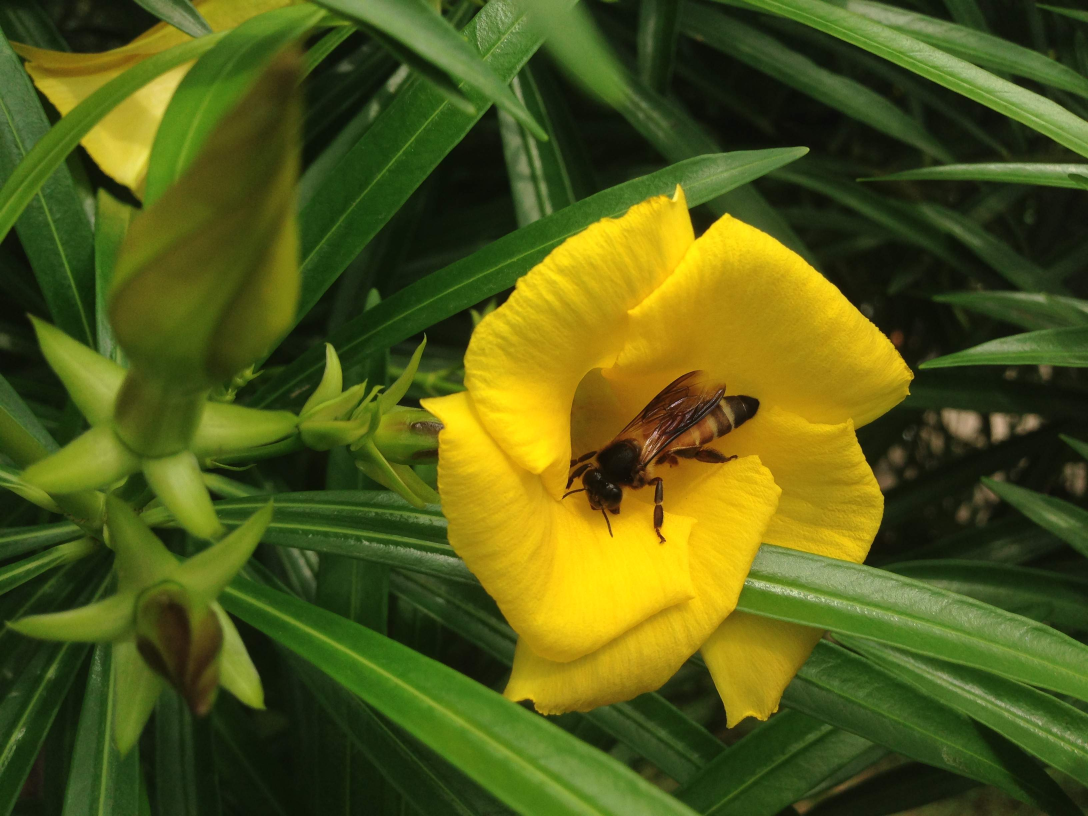
#> input picture untitled/next/IMG_0433.JPG, 3264 x 2448 px (shown at 1/3 size)
$ python transformation.py
#> lines starting #> are read from the running program, lines starting #| are printed output that depends on the picture
from PIL import Image

image1= Image.open("IMG_0433.JPG")
#> image1 is the input picture: PIL image 3264x2448 RGB; mean R, G, B 82.3, 90.6, 23.3
image_rotated_right = image1.transpose(Image.FLIP_LEFT_RIGHT)
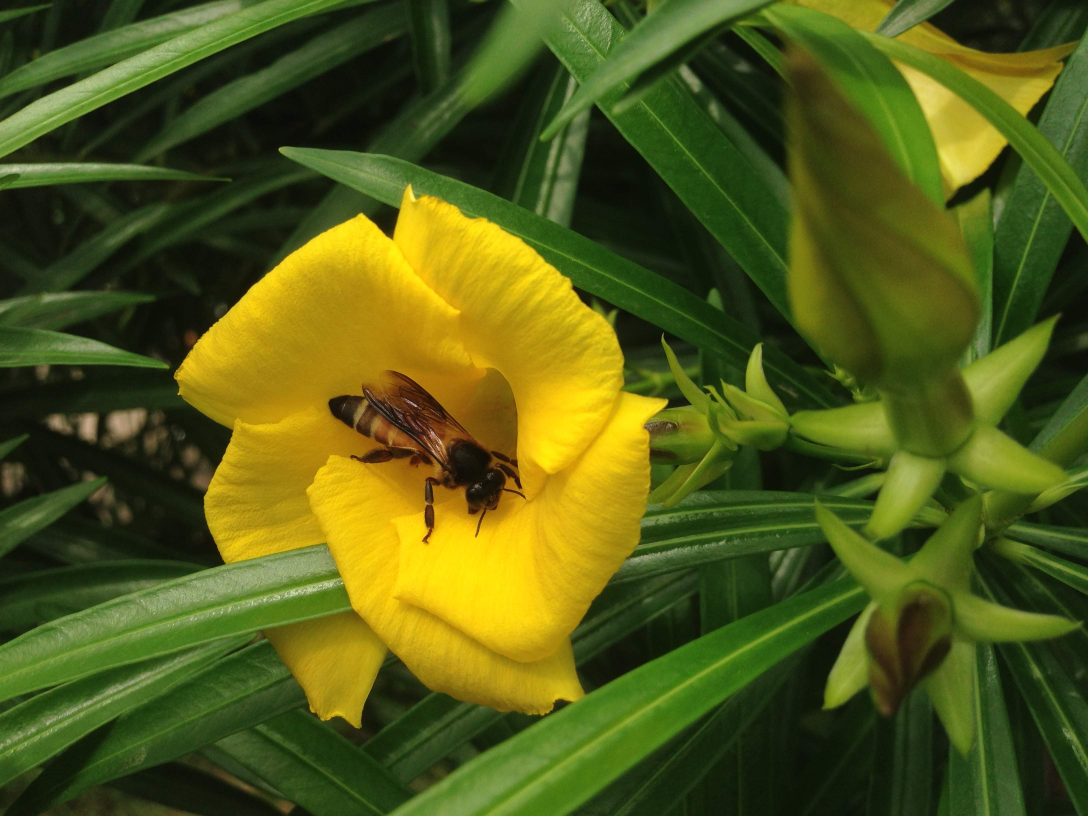
#> image_rotated_right: PIL image 3264x2448 RGB (shown at 1/3 size); mean R, G, B 82.3, 90.6, 23.3
image_rotated_right.show()
image_rotated_up = image1.transpose(Image.ROTATE_90)
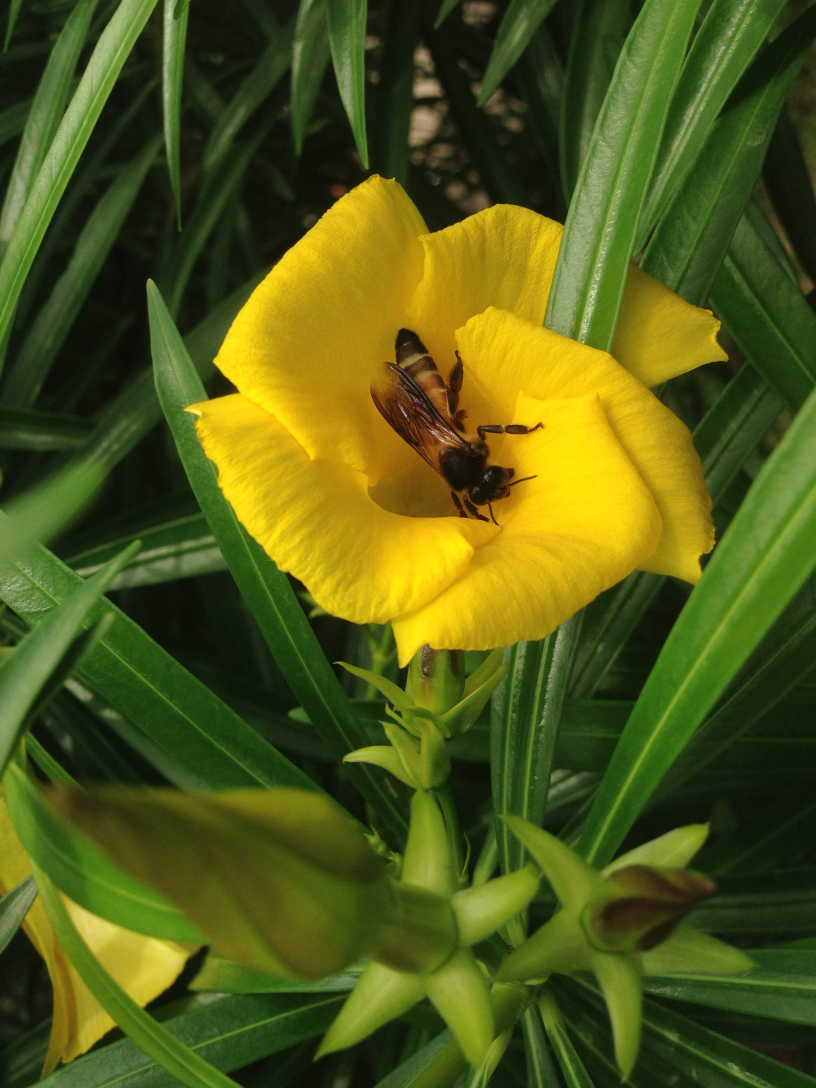
#> image_rotated_up: PIL image 2448x3264 RGB (shown at 1/3 size); mean R, G, B 82.3, 90.6, 23.3
image_rotated_up.show()
image_resize= image1.resize((600, 600))
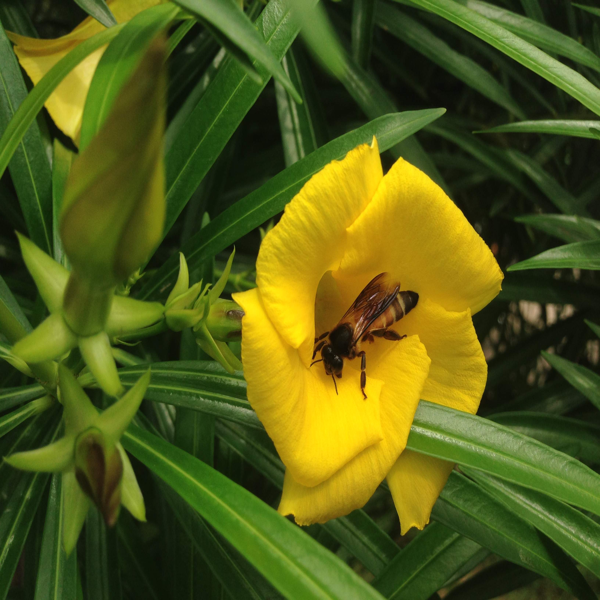
#> image_resize: PIL image 600x600 RGB; mean R, G, B 82.3, 90.6, 23.3
image_resize.show()
